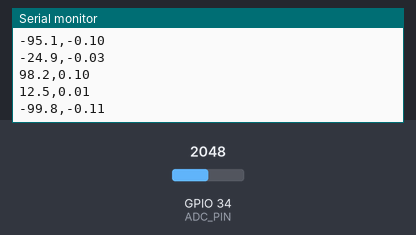
The sketch below on a simulated ESP32. Parts: the last lines printed to the serial monitor. Inputs (shaded band) come from the test bench; at power-on: GPIO 34 (ADC_PIN) = 2048.

Above: at 1.2 s.
1.3 s: GPIO 34 (ADC_PIN) set to 2866
At 2.2 s:
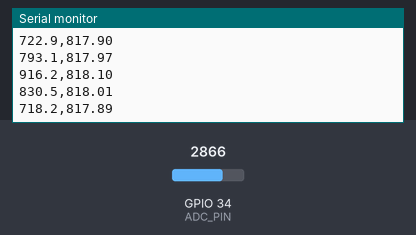
2.8 s: GPIO 34 (ADC_PIN) set to 3603
At 3.9 s:
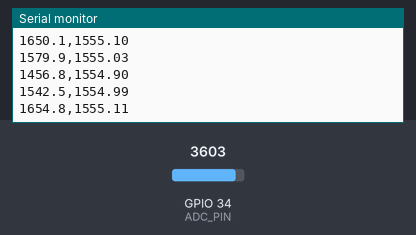
Timing chart, 0 to 5.8 s (numbered marks = the images above; inputs shaded):
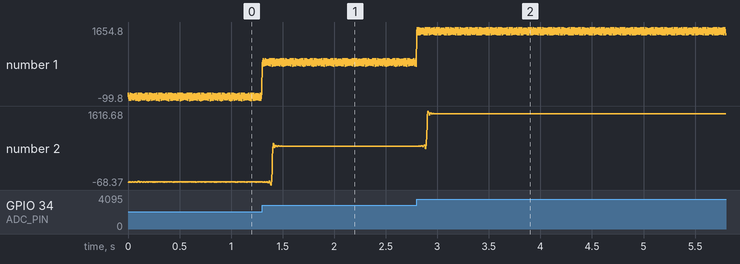

The sketch:

fir.ino
```cpp
// 실험 3: 고주파 제거 (FIR 51탭, fc 60Hz, Hamming 창) — 출력: x(입력), fir
// 보드: ESP32 Dev Module / 시리얼 115200 / ADC 핀: GPIO34 / 샘플링 250Hz
#include <math.h>

const int   ADC_PIN = 34;                 // GPIO34 (ADC1)
const float FS      = 250.0f;             // 샘플링 250Hz

// ===== 바꿔 볼 값 =====
const float INJECT_HZ   = 65;              // 0: 주입 없음 / 0.3, 60, 80 등: 그 주파수의 사인파를 입력에 더한다
const float INJECT_AMP  = 100;            // 주입 사인파 크기 (ADC 숫자 단위)
const bool  START_RESET = true;           // true: 첫 샘플을 빼서 0 근처에서 시작 / false: 원값(약 2000) 그대로

// ===== FIR 계수 (python gen_coef.py fir 51 60 의 결과) =====
const int   FIR_N = 51;
const float FIR_H[FIR_N] = {-0.00000000f, -0.00093804f, -0.00118474f, -0.00020399f, 0.00160153f, 0.00254494f, 0.00085417f, -0.00299243f, -0.00540756f, -0.00252456f, 0.00497077f, 0.01031472f, 0.00603915f, -0.00728185f, -0.01811480f, -0.01278414f, 0.00959667f, 0.03079006f, 0.02597985f, -0.01156780f, -0.05531918f, -0.05792320f, 0.01289017f, 0.14216336f, 0.26822991f, 0.32053397f, 0.26822991f, 0.14216336f, 0.01289017f, -0.05792320f, -0.05531918f, -0.01156780f, 0.02597985f, 0.03079006f, 0.00959667f, -0.01278414f, -0.01811480f, -0.00728185f, 0.00603915f, 0.01031472f, 0.00497077f, -0.00252456f, -0.00540756f, -0.00299243f, 0.00085417f, 0.00254494f, 0.00160153f, -0.00020399f, -0.00118474f, -0.00093804f, -0.00000000f};

// ===== FIR: 순환 버퍼 =====
float fir_buf[FIR_N];
int   fir_idx = 0;

float fir_step(float x) {
  fir_buf[fir_idx] = x;                    // 새 샘플을 현재 자리에 쓴다
  float acc = 0;
  int k = fir_idx;                         // 최신 샘플부터
  for (int i = 0; i < FIR_N; i++) {
    acc += FIR_H[i] * fir_buf[k];          // 계수 × 버퍼 값
    k = (k == 0) ? FIR_N - 1 : k - 1;      // 한 칸 과거로 (0이면 끝으로 돌아간다)
  }
  fir_idx = (fir_idx + 1) % FIR_N;         // 다음 쓸 자리로
  return acc;
}

// ===== 노이즈 주입: 크기를 아는 사인파를 입력에 더한다 =====
float inj_phase = 0;
float inject() {
  if (INJECT_HZ <= 0) return 0;
  float v = INJECT_AMP * sinf(inj_phase);
  inj_phase += 2.0f * PI * INJECT_HZ / FS;
  if (inj_phase > 2.0f * PI) inj_phase -= 2.0f * PI;
  return v;
}

void setup() { Serial.begin(115200); }

void loop() {
  static unsigned long next = micros();
  static bool first = true;
  static int base = 0;
  if ((long)(micros() - next) >= 0) {
    next += 4000;                                   // 4ms = 250Hz
    int raw = analogRead(ADC_PIN);
    if (first) { base = START_RESET ? raw : 0; first = false; }
    float x = (float)(raw - base) + inject();       // 입력(+주입)
    float y = fir_step(x);                          // FIR
    Serial.print(x, 1); Serial.print(","); Serial.println(y, 2);
  }
}
```

Measured:
- after the input at 1.3 s, the serial monitor: prints a new line at once (image 1)
- plotted number 1: 99.8 → 718.2 after the input at 1.3 s
- plotted number 2: 0.11 → 817.89 after the input at 1.3 s
